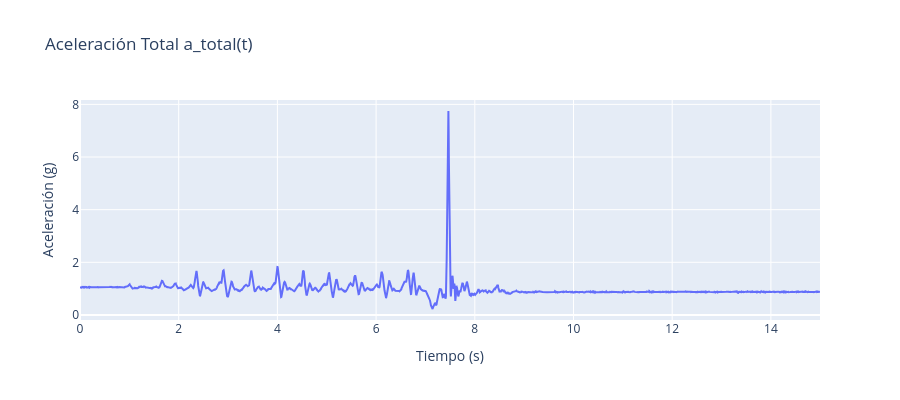

This figure's notebook cell:
### Code cell
import plotly.graph_objects as go

# 1. Factor de conversión del acelerómetro ADXL345 (según Readme: +-16g, 13 bits)
factor_g = (2 * 16) / (2**13)

# 2. Extraer columnas 0, 1 y 2 (X, Y, Z) y multiplicar por el factor
ax = datos_crudos[:, 0] * factor_g
ay = datos_crudos[:, 1] * factor_g
az = datos_crudos[:, 2] * factor_g

# 3. Calcular la magnitud de la aceleración total en cada instante t
a_total = np.sqrt(ax**2 + ay**2 + az**2)

# 4. Crear el vector de tiempo en segundos (frecuencia de muestreo = 200 Hz)

#Debido a que los archivos no nos dan los datos de los segundos, tenemos que construir el eje de tiempo a partir 
#de la cantidad de muestras y la frecuencia de muestreo. 
#La frecuencia de muestreo es de 200 Hz, es decir, 200 muestras por segundo. 
#Por lo tanto, el tiempo en segundos se puede calcular como el número de muestras dividido por la frecuencia de muestreo.
fs_muestreo = 200
tiempo = np.arange(len(a_total)) / fs_muestreo

# 5. Verificación visual en el dominio del tiempo
fig = go.Figure()
fig.add_trace(go.Scatter(x=tiempo, y=a_total, mode="lines"))
fig.update_layout(
    title="Aceleración Total a_total(t)",
    xaxis_title="Tiempo (s)",
    yaxis_title="Aceleración (g)",
    xaxis=dict(showgrid=True),
    yaxis=dict(showgrid=True),
    width=900,
    height=400,
)
fig.show()

### Figure 1 — Plotly figure (JSON) as saved in the notebook; plotly's stock layout.template omitted (floating-point values rounded to 4 significant figures; data arrays with more than 128 entries replaced by an {"elided": "..."} marker saying what was removed)
{"data": [{"mode": "lines", "type": "scatter", "x": {"elided": "3000 float values"}, "y": {"elided": "3000 float values"}}], "layout": {"height": 400, "title": {"text": "Aceleración Total a_total(t)"}, "width": 900, "xaxis": {"showgrid": true, "title": {"text": "Tiempo (s)"}}, "yaxis": {"showgrid": true, "title": {"text": "Aceleración (g)"}}}}
